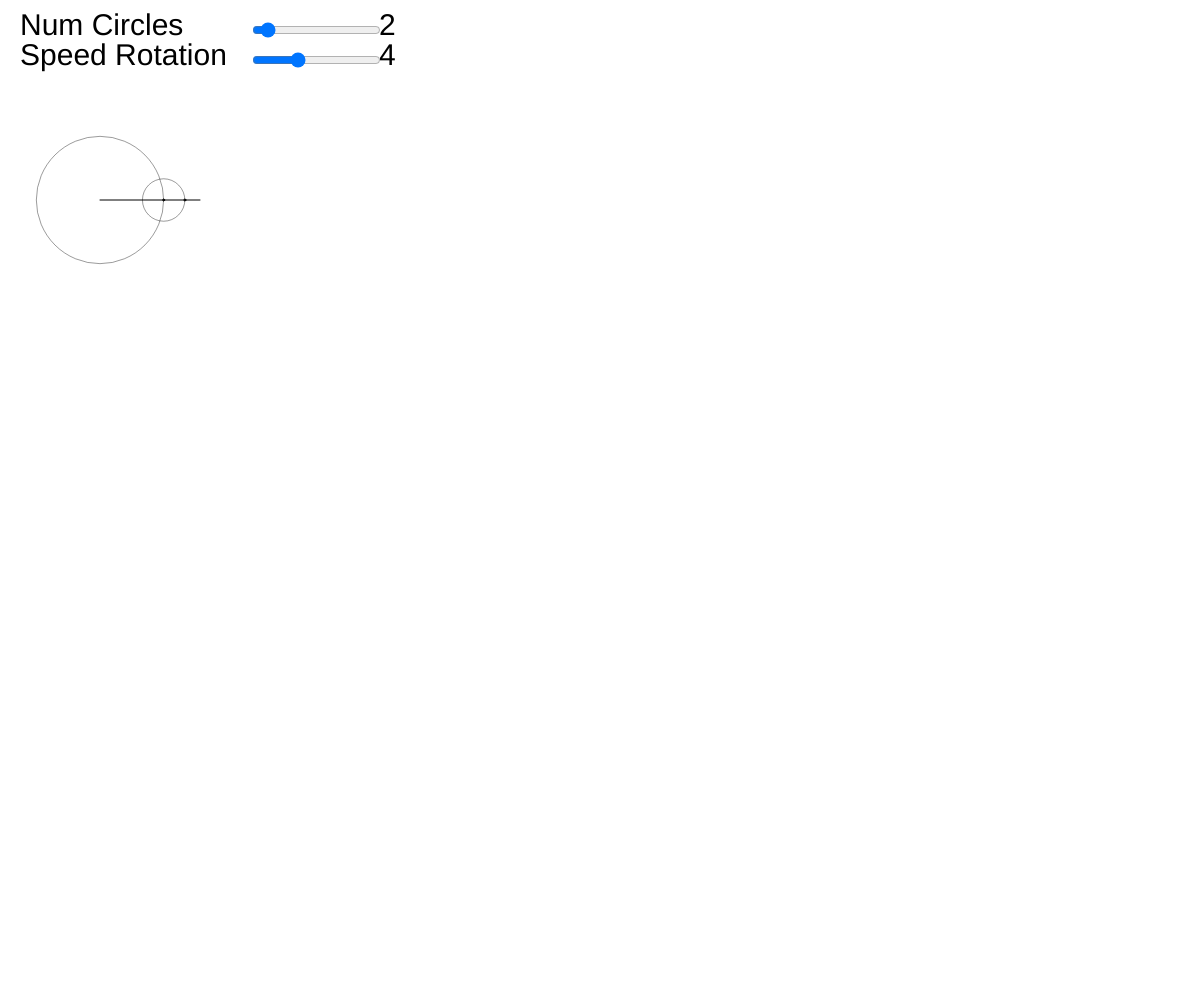
Frame 1 (no input)
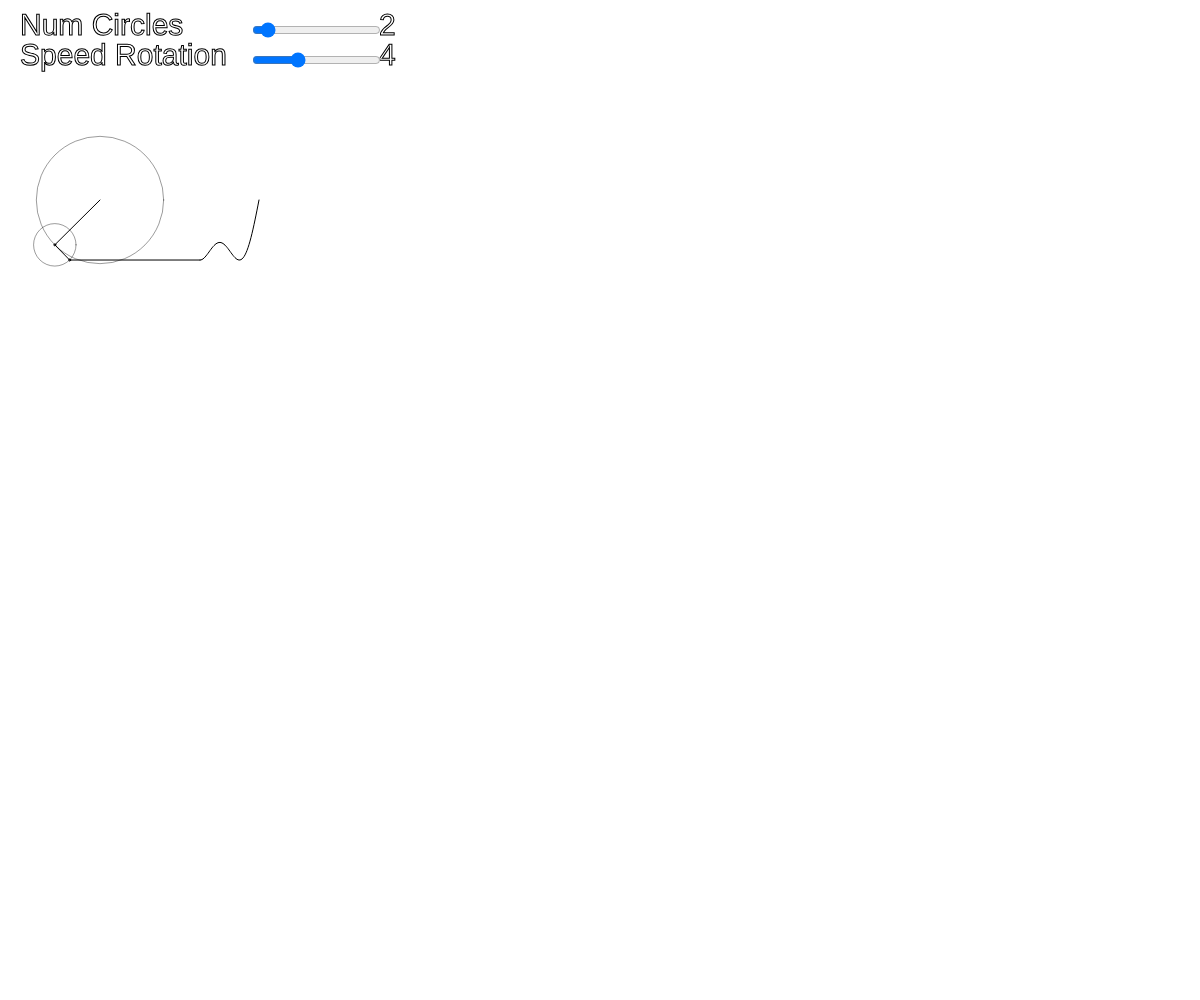
Frame 60 (no input)
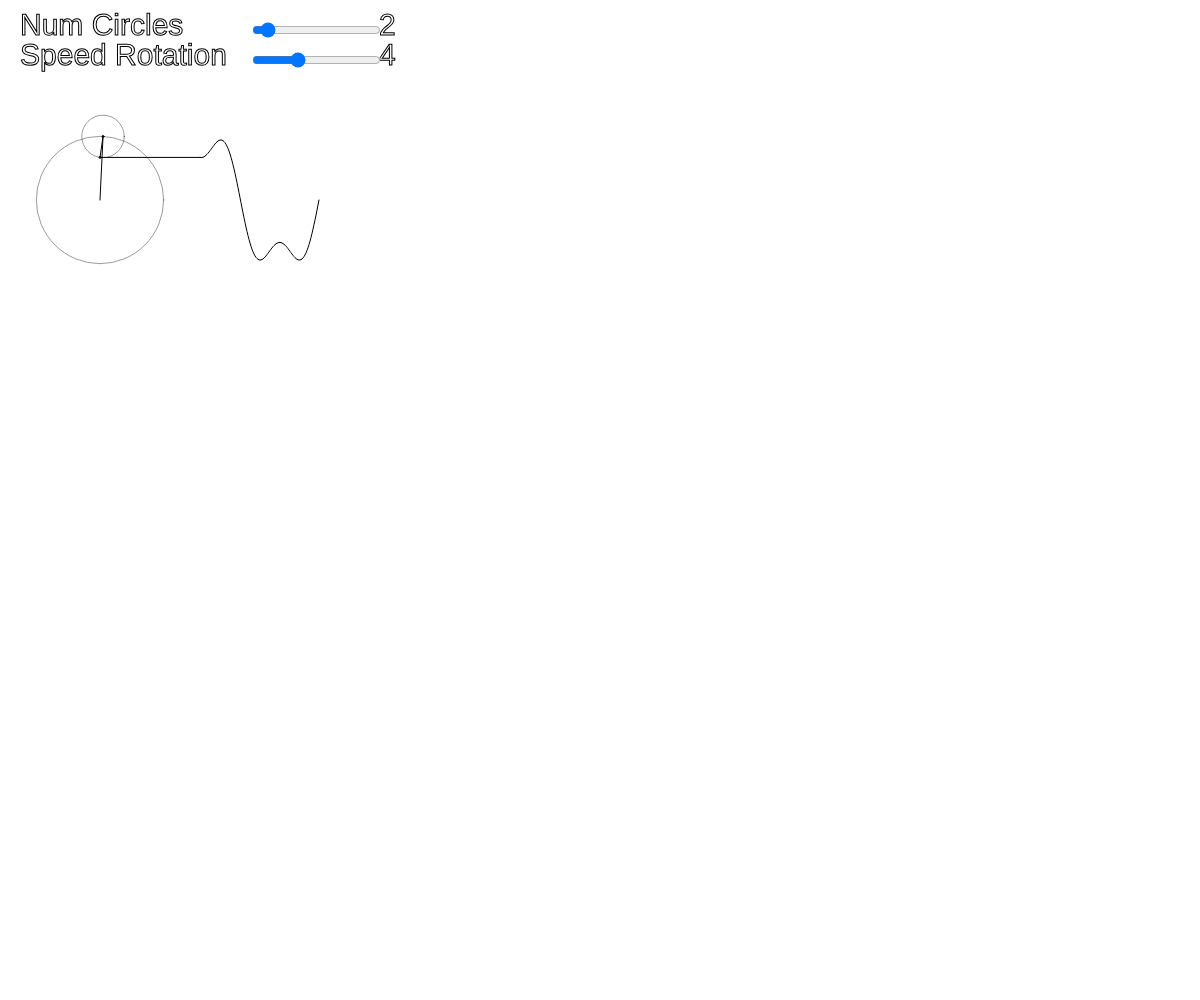
Frame 120 (the mouse pressed at the canvas centre since frame 60)

The p5.js sketch that drew these frames (run headless with seeded random() and noise() and a simulated clock; from frame 60 on, the mouse is pressed at the canvas centre):

// p5.js sketch
// ── sketch.js
let time = 0;
let wave = [];
let speed = 0.02;
let sliderNumCircles;
let sliderSpeed;

function setup() {
    createCanvas(windowWidth,windowHeight);
    textSize(30);
    createSliders();
}

function draw() {
    background(255);

    drawTextSliders();
    translate(100, 200);
    
    setupCircles(0,0);
    drawSinusoide(wave);

    time += sliderSpeed.value() * 0.01;

    clearDots(wave);
}

function createSliders() {
    sliderNumCircles = createSlider(1, 15, 2);
    sliderNumCircles.position(250, 20);

    sliderSpeed = createSlider(1, 10, 4);
    sliderSpeed.position(250, 50);
}

function drawTextSliders() {
    text(sliderNumCircles.value(), sliderSpeed.x + sliderSpeed.width, 35);
    text('Num Circles', 20, 35);
    
    text(sliderSpeed.value(), sliderSpeed.x + sliderSpeed.width, 65);
    text('Speed Rotation', 20, 65);
}

function setupCircles(x, y) {
    for(let i = 0; i < sliderNumCircles.value(); i++){
        let prevx = x;
        let prevy = y;
        [x, y, radius] = setupXYFourier(x, y, i);
        if(i == sliderNumCircles.value() - 1) wave.unshift(y);
        
        drawCircle(i, prevx, prevy, radius);
        drawConnection(prevx, prevy, x, y);
        drawDot(x, y);
    }

    line(x, y, 100, y);
}

function setupXYFourier(x, y, i) {
    
    let n = i * 2 + 1; // 1, 3, 5, 7...
    let radius = 50 * (4 / (n * PI));
    
    x += radius * cos(n * time);
    y += radius * sin(n * time);

    return [x, y, radius]
}

function drawCircle(i, prevx, prevy, radius) {
    stroke(0, 100);
    noFill();
    ellipse(prevx, prevy, radius * 2);
}

function drawConnection(prevx, prevy, x, y) {
    stroke(0);
    fill(255);
    line(prevx, prevy, x, y);
}

function drawDot(x, y) {
    noFill();
    ellipse(x, y, 2);
}

function drawSinusoide(wave) {
    beginShape();
    translate(100, 0); 
    for(let i = 0; i < wave.length; i++) {
        vertex(i, wave[i]);
    }
    endShape();
}

function clearDots(wave) {
    if (wave.length > 800) {
        wave.pop();
    }
}
// ── style.css
* {
}

body
{
    margin: 0;
    padding: 0;
    display: flex;
    justify-content: center;
    height: 50vh;
    
}

.title  
{
    font: 3em sans-serif;
}

/*---------LOADER BLUR---------*/

.loader
{
    position: absolute;
    top: 175px;
    left: 475px;
    width: 50px;
    height: 50px;
    border-radius: 50%;
    background: linear-gradient(#14ffe9, #ffeb3b, #ff00e0);
    animation: animate 0.5s linear infinite;
}
@keyframes animate
{
    0%
    {
        transform: rotate(0deg);
    }
    100%
    {
        transform: rotate(360deg);
    }
}
.loader span{
    position: absolute;
    width: 100%;
    height: 100%;
    border-radius: 50%;
    background: linear-gradient(#14ffe9, #ffeb3b, #ff00e0);
}

.loader span:nth-child(1)
{
    filter: blur(5px);
}
.loader span:nth-child(2)
{
    filter: blur(10px);
    
}
.loader span:nth-child(3)
{
    filter: blur(25px);
    
}
.loader span:nth-child(4)
{
    filter: blur(50px);
}

.loader::after
{
    content: '';
    position: absolute;
    top: 10px;
    left: 10px;
    right: 10px;
    bottom: 10px;
    background: black;
    border-radius: 50%;
}

/*---------LOADER BLUR---------*/
